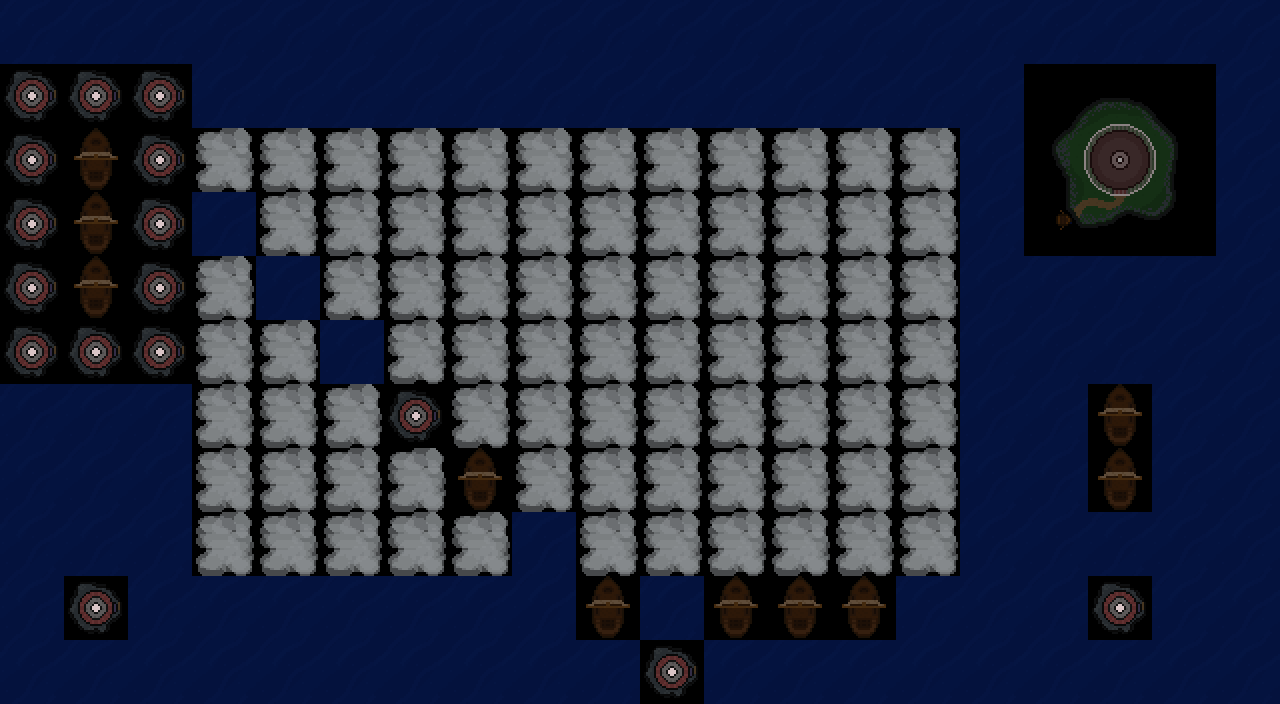

Below is a game level as drawn by its tile map, then a one-line description and the .tmx file that defines it, in full:
An orthogonal 20x11 tile map with 64x64 px tiles, 1 tile layer (Tile Layer 1), 5 tilesets.

<map version="1.0" tiledversion="1.1.1" orientation="orthogonal" renderorder="right-down" width="20" height="11" tilewidth="64" tileheight="64" infinite="0" nextobjectid="1">
 <tileset firstgid="1" source="../tileset/water1.tsx" />
 <tileset firstgid="2" source="../tileset/fog1.tsx" />
 <tileset firstgid="3" source="../tileset/LHMain.tsx" />
 <tileset firstgid="12" source="../tileset/LH1.tsx" />
 <tileset firstgid="13" source="../tileset/ship1.tsx" />
 <layer name="Tile Layer 1" width="20" height="11">
  <data encoding="csv">
1,1,1,1,1,1,1,1,1,1,1,1,1,1,1,1,1,1,1,1,
12,12,12,1,1,1,1,1,1,1,1,1,1,1,1,1,3,4,5,1,
12,13,12,2,2,2,2,2,2,2,2,2,2,2,2,1,6,7,8,1,
12,13,12,1,2,2,2,2,2,2,2,2,2,2,2,1,9,10,11,1,
12,13,12,2,1,2,2,2,2,2,2,2,2,2,2,1,1,1,1,1,
12,12,12,2,2,1,2,2,2,2,2,2,2,2,2,1,1,1,1,1,
1,1,1,2,2,2,12,2,2,2,2,2,2,2,2,1,1,13,1,1,
1,1,1,2,2,2,2,13,2,2,2,2,2,2,2,1,1,13,1,1,
1,1,1,2,2,2,2,2,1,2,2,2,2,2,2,1,1,1,1,1,
1,12,1,1,1,1,1,1,1,13,1,13,13,13,1,1,1,12,1,1,
1,1,1,1,1,1,1,1,1,1,12,1,1,1,1,1,1,1,1,1
</data>
 </layer>
</map>
